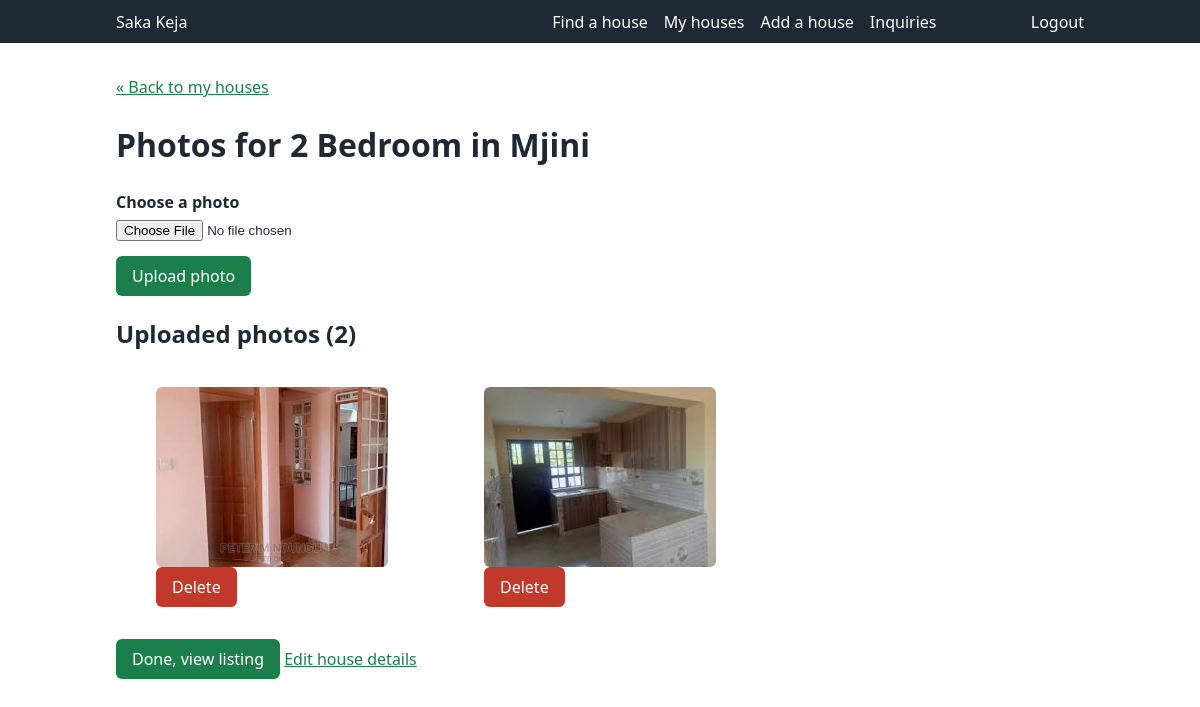
/properties/houses/1/images/add/ (signed in), run on the app's committed database.
### properties/models.py (models this page shows, shortened)
class House(models.Model):
    class HouseType(models.TextChoices):
        APARTMENT = "apartment", "Apartment"
        STUDIO = "studio", "Studio"
        BEDSITTER = "bedsitter", "Bedsitter"
        BUNGALOW = "bungalow", "Bungalow"
        MAISONETTE = "maisonette", "Maisonette"
        OTHER = "other", "Other"
    class Status(models.TextChoices):
        VACANT = "vacant", "Vacant"
        OCCUPIED = "occupied", "Occupied"
    landlord = models.ForeignKey(
        settings.AUTH_USER_MODEL,
        on_delete=models.CASCADE,
        related_name="houses",
        limit_choices_to={"role": "landlord"},
    )
    location = models.ForeignKey(
        Location,
        on_delete=models.PROTECT,
        related_name="houses",
    )
    title = models.CharField(max_length=150)  # e.g. "2 Bedroom House in Murang'a Town"
    description = models.TextField(blank=True)
    rent = models.PositiveIntegerField(
        validators=[MinValueValidator(1)],
        help_text="Monthly rent in KSh",
    )
    bedrooms = models.PositiveSmallIntegerField(default=1)
    bathrooms = models.PositiveSmallIntegerField(default=1)
    house_type = models.CharField(
        max_length=20,
        choices=HouseType.choices,
        default=HouseType.APARTMENT,
    )
    status = models.CharField(
        max_length=10,
        choices=Status.choices,
        default=Status.VACANT,
    )
    created_at = models.DateTimeField(auto_now_add=True)
    updated_at = models.DateTimeField(auto_now=True)
    class Meta:
        ordering = ["-created_at"]
        indexes = [
            models.Index(fields=["location", "rent", "bedrooms"]),
            models.Index(fields=["status"]),
        ]

class HouseImage(models.Model):
    house = models.ForeignKey(
        House,
        on_delete=models.CASCADE,
        related_name="images",
    )
    image = models.ImageField(upload_to="houses/%Y/%m/")
    uploaded_at = models.DateTimeField(auto_now_add=True)
    class Meta:
        ordering = ["uploaded_at"]

### properties/views.py (the view)
# urls.py: path("houses/<int:pk>/images/add/", views.image_upload, name="image_upload"),
@landlord_required
def image_upload(request, pk):
    house = get_object_or_404(House, pk=pk, landlord=request.user)
    form = HouseImageForm(request.POST or None, request.FILES or None)
    if request.method == "POST" and form.is_valid():
        image = form.save(commit=False)
        image.house = house
        image.save()
        messages.success(request, "Photo uploaded.")
        return redirect("properties:image_upload", pk=house.pk)
    return render(
        request,
        "properties/image_upload.html",
        {"form": form, "house": house, "images": house.images.all()},
    )

### properties/forms.py
class HouseImageForm(forms.ModelForm):
    class Meta:
        model = HouseImage
        fields = ["image"]

### accounts/models.py (called while the page is built)
    @property
    def is_landlord(self):
        return self.role == self.Role.LANDLORD

### inquiries/context_processors.py (called while the page is built)
def unread_inquiries(request):
    user = request.user
    if user.is_authenticated and user.is_landlord:
        count = Inquiry.objects.filter(house__landlord=user, is_read=False).count()
        return {"unread_inquiries": count}
    return {}

### properties/views.py (called while the page is built)
def landlord_required(view_func):
    @wraps(view_func)
    @login_required
    def wrapper(request, *args, **kwargs):
        if not request.user.is_landlord:
            return HttpResponseForbidden("Only landlords can access this page.")
        return view_func(request, *args, **kwargs)
    return wrapper

### properties/templates/properties/image_upload.html (shortened to what this page needs)
{% extends "properties/base.html" %}
{% block content %}
<p><a href="{% url 'properties:my_houses' %}">&laquo; Back to my houses</a></p>
<h1>Photos for {{ house.title }}</h1>
<form method="post" enctype="multipart/form-data" class="upload-form">
  <div class="field">
    <label for="{{ form.image.id_for_label }}">Choose a photo</label>
    {{ form.image }}
  </div>
  <button type="submit">Upload photo</button>
</form>
<section class="current-photos">
  <h2>Uploaded photos ({{ images|length }})</h2>
  {% if images %}
    <div class="photo-grid">
      {% for image in images %}
        <figure class="photo">
          <img src="{{ image.image.url }}" alt="{{ house.title }} photo {{ forloop.counter }}" loading="lazy">
          <form method="post"
                action="{% url 'properties:image_delete' image.pk %}"
                onsubmit="return confirm('Delete this photo?');">
            <button type="submit" class="danger">Delete</button>
          </form>
        </figure>
      {% endfor %}
    </div>
  {% else %}
    <p class="empty">No photos yet. Houses with photos get more inquiries.</p>
  {% endif %}
</section>
<p class="actions">
  <a href="{% url 'properties:house_detail' house.pk %}" class="button">Done, view listing</a>
  <a href="{% url 'properties:house_update' house.pk %}">Edit house details</a>
</p>
{% endblock %}

### properties/templates/properties/base.html (style rules this page uses)
:root { --green: #1b7f4b; --dark: #1f2933; --grey: #f3f4f6; --red: #c0392b; }
* { box-sizing: border-box; }
body { margin: 0; font-family: system-ui, sans-serif; color: var(--dark); background: #fff; line-height: 1.5; }
a { color: var(--green); }
img { max-width: 100%; display: block; }
.field { margin-bottom: .9rem; }
.field label { display: block; font-weight: 600; margin-bottom: .2rem; }
button, .button { background: var(--green); color: #fff; border: 0; border-radius: 6px; padding: .5rem 1rem; font: inherit; cursor: pointer; text-decoration: none; display: inline-block; }
button.danger { background: var(--red); }
.house-grid, .photo-grid { display: grid; grid-template-columns: repeat(auto-fill, minmax(250px, 1fr)); gap: 1rem; }
.house-card img, .photo img, .gallery img { width: 100%; height: 180px; object-fit: cover; border-radius: 6px; }

### data on the page
House: title "2 Bedroom in Mjini"
HouseImage: image (picture)
HouseImage: image (picture)

### other printed values
{{ images|length }} "2"
